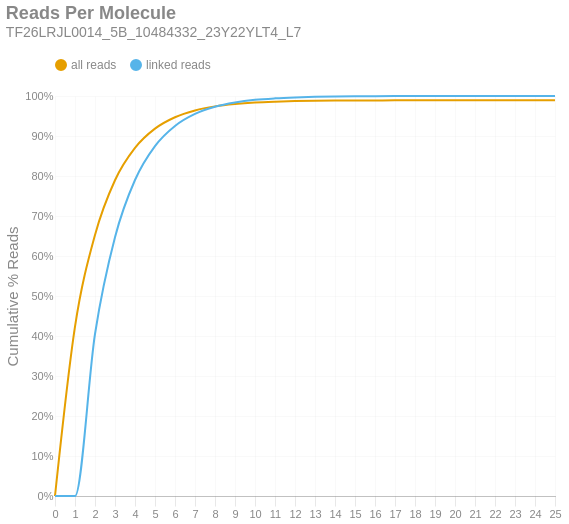

Notebook cell for this chart:
### Markdown cell above
### Reads per Molecule
This chart shows the cumulative distribution of the number of reads per linked molecule. That is, how many alignments are associated with a unique molecule. This excludes the number of reads associated with invalid or absent linked-read barcodes. The `linked` histogram is the percentages recalculated when disregarding singletons.

### Code cell
if SKIPLR:
    print_html(f"Skipped")
else:
    counts = np.bincount(valids['reads'].cast(pl.Int64).to_numpy())
    weighted = counts * np.arange(len(counts))
    all_perc = weighted / n_reads
    linked_perc = weighted / n_linked_reads
    linked_perc[1] = 0
    binned_df = pl.DataFrame({
        'readsper': list(range(len(counts))),
        'all reads (cumsum)': np.cumsum(all_perc).tolist(),
        'linked reads (cumsum)': np.cumsum(linked_perc).tolist(),
    })

    with SafeRender(binned_df):
        (
            density_plot(binned_df, 'Reads Per Molecule', samplename, 'readspmol')
            .encode(
                x=alt.X('readsper:O', title=None).axis(labelAngle=0).scale(padding=0),
                y=alt.Y('value:Q', title='Cumulative % Reads').axis(format='%').stack(False),
                color=alt.Color("key:N").scale(domain=["all reads", "linked reads"]),
                tooltip=[
                    alt.Tooltip("key:N", title="Data Type"),
                    alt.Tooltip("readsper:O", title="Reads Per Molecule"),
                    alt.Tooltip("value:Q", format=".2%", title="% Reads (Cum.)")
                ]            
            )
        ).display()

### Figure 1 — Vega-Lite specification as saved in the notebook (floating-point values rounded to 4 significant figures)
{"width": "container", "height": 400, "config": {"title": {"anchor": "start", "dy": -15, "fontSize": 18, "color": "#888888", "subtitleColor": "#888888", "subtitleFontSize": 14}, "arc": {"fill": "#0072B2"}, "axis": {"domainColor": "#888888", "domainWidth": 0.5, "gridWidth": 0.2, "grid": false, "titleFontWeight": 400, "titleFontSize": 15, "labelFontSize": 11, "labelColor": "#888888", "tickColor": "#888888", "tickWidth": 0.2, "titleColor": "#888888"}, "axisBand": {"grid": false}, "axisX": {"grid": true, "tickSize": 10, "domainCap": "round"}, "axisY": {"domain": false, "grid": true, "tickSize": 0, "domainCap": "round"}, "background": "transparent", "header": {"labelFontSize": 15, "labelColor": "#888888", "titleFontSize": 15, "titleFontWeight": 600, "titleColor": "#888888"}, "legend": {"labelFont": "sans-serif", "labelFontSize": 12, "labelColor": "#888888", "symbolSize": 100, "symbolType": "circle", "titleFontSize": 12, "titlePadding": 10, "titleColor": "#888888", "title": null, "orient": "top"}, "range": {"category": ["#E69F00", "#56B4E9", "#009E73", "#F0E442", "#0072B2", "#D55E00", "#CC79A7", "#000000"], "diverging": ["#cfe8f3", "#a2d4ec", "#73bfe2", "#46abdb", "#1696d2", "#12719e"]}, "area": {"fill": "#0072B2", "fillOpacity": 0.7, "line": true, "strokeOpacity": 0.7}, "line": {"color": "#0072B2", "stroke": "#0072B2", "strokeWidth": 2}, "trail": {"color": "#0072B2", "stroke": "#0072B2", "strokeWidth": 0, "size": 1}, "point": {"filled": true, "fillOpacity": 1.0, "size": 95}, "text": {"color": "#888888", "fontSize": 11, "align": "right", "fontWeight": 400, "size": 11}, "bar": {"fill": "#0072B2", "stroke": null}, "view": {"stroke": null, "continuousWidth": 660, "continuousHeight": 400}}, "data": {"name": "data-9b9eeb8705b00efa0bd72cb6caa1b5f3"}, "mark": {"type": "line", "interpolate": "monotone", "point": {"opacity": 0, "size": 275}}, "encoding": {"color": {"field": "key", "scale": {"domain": ["all reads", "linked reads"]}, "type": "nominal"}, "tooltip": [{"field": "key", "title": "Data Type", "type": "nominal"}, {"field": "readsper", "title": "Reads Per Molecule", "type": "ordinal"}, {"field": "value", "format": ".2%", "title": "% Reads (Cum.)", "type": "quantitative"}], "x": {"axis": {"labelAngle": 0}, "field": "readsper", "scale": {"padding": 0}, "title": null, "type": "ordinal"}, "y": {"axis": {"format": "%"}, "field": "value", "stack": false, "title": "Cumulative % Reads", "type": "quantitative"}}, "params": [{"name": "param_c36ac31b6afebe62", "select": {"type": "point", "fields": ["key"]}, "bind": "legend"}], "title": {"text": "Reads Per Molecule", "subtitle": "TF26LRJL0014_5B_10484332_23Y22YLT4_L7"}, "transform": [{"fold": ["all reads (cumsum)", "linked reads (cumsum)"]}, {"calculate": "replace(datum.key, ' (cumsum)', '')", "as": "key"}, {"filter": {"param": "param_c36ac31b6afebe62"}}], "usermeta": {"embedOptions": {"downloadFileName": "TF26LRJL0014_5B_10484332_23Y22YLT4_L7.readspmol"}}, "$schema": "https://vega.github.io/schema/vega-lite/v6.4.1.json", "datasets": {"data-9b9eeb8705b00efa0bd72cb6caa1b5f3": [{"readsper": 0, "all reads (cumsum)": 0.0, "linked reads (cumsum)": 0.0}, {"readsper": 1, "all reads (cumsum)": 0.4234, "linked reads (cumsum)": 0.0}, {"readsper": 2, "all reads (cumsum)": 0.6526, "linked reads (cumsum)": 0.405}, {"readsper": 3, "all reads (cumsum)": 0.7895, "linked reads (cumsum)": 0.647}, {"readsper": 4, "all reads (cumsum)": 0.8704, "linked reads (cumsum)": 0.79}, {"readsper": 5, "all reads (cumsum)": 0.9184, "linked reads (cumsum)": 0.8749}, {"readsper": 6, "all reads (cumsum)": 0.9469, "linked reads (cumsum)": 0.9252}, {"readsper": 7, "all reads (cumsum)": 0.9639, "linked reads (cumsum)": 0.9553}, {"readsper": 8, "all reads (cumsum)": 0.974, "linked reads (cumsum)": 0.9731}, {"readsper": 9, "all reads (cumsum)": 0.98, "linked reads (cumsum)": 0.9838}, {"readsper": 10, "all reads (cumsum)": 0.9838, "linked reads (cumsum)": 0.9904}, {"readsper": 11, "all reads (cumsum)": 0.9859, "linked reads (cumsum)": 0.9941}, {"readsper": 12, "all reads (cumsum)": 0.9872, "linked reads (cumsum)": 0.9964}, {"readsper": 13, "all reads (cumsum)": 0.9881, "linked reads (cumsum)": 0.998}, {"readsper": 14, "all reads (cumsum)": 0.9886, "linked reads (cumsum)": 0.9988}, {"readsper": 15, "all reads (cumsum)": 0.9888, "linked reads (cumsum)": 0.9993}, {"readsper": 16, "all reads (cumsum)": 0.989, "linked reads (cumsum)": 0.9995}, {"readsper": 17, "all reads (cumsum)": 0.9891, "linked reads (cumsum)": 0.9997}, {"readsper": 18, "all reads (cumsum)": 0.9891, "linked reads (cumsum)": 0.9998}, {"readsper": 19, "all reads (cumsum)": 0.9892, "linked reads (cumsum)": 0.9999}, {"readsper": 20, "all reads (cumsum)": 0.9892, "linked reads (cumsum)": 0.9999}, {"readsper": 21, "all reads (cumsum)": 0.9892, "linked reads (cumsum)": 1.0}, {"readsper": 22, "all reads (cumsum)": 0.9892, "linked reads (cumsum)": 1.0}, {"readsper": 23, "all reads (cumsum)": 0.9892, "linked reads (cumsum)": 1.0}, {"readsper": 24, "all reads (cumsum)": 0.9892, "linked reads (cumsum)": 1.0}, {"readsper": 25, "all reads (cumsum)": 0.9892, "linked reads (cumsum)": 1.0}]}}
